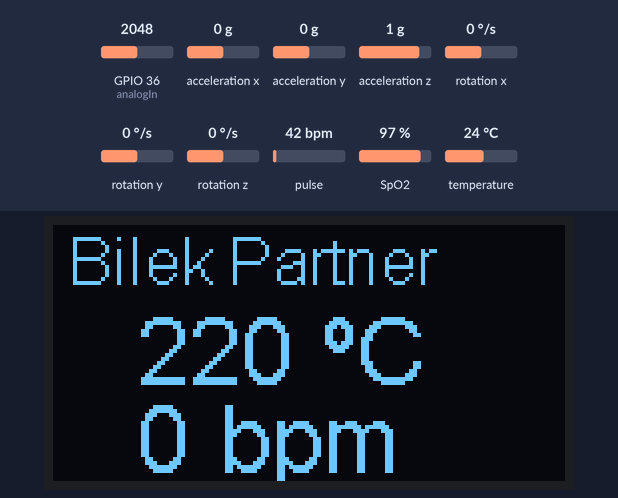
This sketch was run on a simulated ESP32. On the bench: 128×64 one-colour display. Inputs (shaded band) come from the test bench; at power-on: pulse 72 bpm, GPIO 36 (analogIn) = 2048, acceleration x 0 g, acceleration y 0 g, acceleration z 1 g, rotation x 0 °/s, rotation y 0 °/s, rotation z 0 °/s, SpO2 97 %, temperature 24 °C. WiFi joins after 1.5 s; servers stay silent unless stated; what the sketch prints to the serial monitor is not drawn.

6.8 s: pulse set to 42 bpm
Above: at 56.9 s.
Timing chart, 0 to 57.3 s (numbered marks = the images above; inputs shaded):
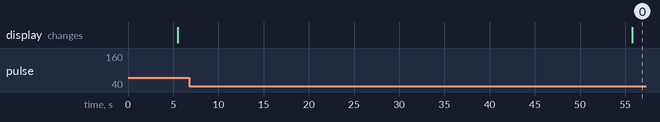

The sketch:

wifitest2.ino
```cpp
#include <MPU6050_tockn.h>
#include <Wire.h>
#include "MAX30100_PulseOximeter.h"
#define SDA_PIN 21
#define SCL_PIN 22
MPU6050 mpu6050(Wire);


#include <WiFi.h>

#define WIFI_SSID "sinanelveren"
#define WIFI_PASSWORD "sinanelveren"


#include <Wire.h>
#include "SSD1306.h"


long timer = 0;
PulseOximeter pox;
int sample_count=0;
float val;
float sample_avg;
float tempAnalog;
int kalp_sample_count = 0 ;
float heartPrint;

uint32_t tsLastReport = 0;
float heartCurrent = 70;
const int analogIn = A0;

int RawValue= 0;
double Voltage = 0;
double tempC = 0;

int wifiCounter = 0;
int ledCount = 0;

int wifiCount = 0;


   const uint16_t port = 1379;
   const char * host = "89.107.226.204"; // ip or dns


SSD1306  display(0x3C, 21,22);


void onBeatDetected()
{
Serial.println("Beat!");

}

void setup() {
  Serial.begin(9600);


  Serial.print("Waiting for WiFi... ");


  WiFi.mode(WIFI_STA);

  WiFi.begin(WIFI_SSID, WIFI_PASSWORD);
  Serial.print("connecting");

  while (WiFi.status() != WL_CONNECTED) {
    Serial.print("Trying connect to wifi");
    WiFi.begin(WIFI_SSID, WIFI_PASSWORD);

    delay(2000);
  }


    Serial.println("");
    Serial.println("WiFi connected");
    Serial.println("IP address: ");
    Serial.println(WiFi.localIP());

    delay(500);


   Serial.print("Connecting to ");
   Serial.println(host);


  Serial.print("Initializing Pulse and 3-Eksen");

  Wire.begin(SDA_PIN,SCL_PIN);
  mpu6050.begin();
  mpu6050.calcGyroOffsets(true);
  Serial.println("3Ekseninitledi");


      //kalp init
     setPulse();


    display.init();
    display.flipScreenVertically();

}

void loop() {
  mpu6050.update();
  pox.update();

  float acX,acY,acZ,temp,heart,oksijen;
   sample_count++;
   kalp_sample_count++;
   val = analogRead(analogIn); //sicaklik
   sample_avg = sample_avg + (val - sample_avg) / sample_count;
  if (sample_count >= 4096){
     tempAnalog=(1.1 * sample_avg * 100.0) / 1024.0;

     sample_count = 0;

   }

   if(kalp_sample_count <= 100){
        heart = pox.getHeartRate();

        if(heart > 50 && heart <= 150){
            heartCurrent +=  heart;
            heartCurrent = heartCurrent /2;
        }

   }
   else{
       heartPrint = heartCurrent;
   }


  if(millis() - timer > 100){
    kalp_sample_count = 0;


    Serial.println("=======================================================");
    temp = mpu6050.getTemp();
    acX = mpu6050.getAccX();
    acY = mpu6050.getAccY();
    acZ = mpu6050.getAccZ();

    oksijen=pox.getSpO2();

    Serial.print("temp : ");Serial.println(temp);
    Serial.print("accX : ");Serial.print(acX);
    Serial.print("\taccY : ");Serial.print(acY);
    Serial.print("\taccZ : ");Serial.println(acZ);
    Serial.print("Heart rate:");
    Serial.print(heartPrint);


    Serial.print("\t Temperature in C = ");
    Serial.print(tempAnalog,1);

    Serial.println("=======================================================\n\n");
    timer = millis();


 //


    wifiCounter++;
    if(wifiCounter == 200){
        wifitest(acX, acY, acZ, heartPrint, tempAnalog);
        wifiCounter = 0;
    }


  }


}

void wifitest(float x,float y, float z, float h, float t){

  delay(10);
   Serial.println();
    Serial.println();


    WiFiClient client;
    if (!client.connect(host, port)) {
  //      Serial.println("Connection failed.");
       //delay(5000);
        //return;
    }
    char package[256];

    sprintf(package,"B_%lf_%lf_%lf_%lf_%lf",x,y,z,h,t);

   Serial.println(package);
   client.println(package);


     Serial.println("Closing connection.");
    client.stop();

    Serial.println("***************************************\n");


  Serial.print("HEART: ");
  Serial.print(h);
  Serial.print("   TEMP: ");
  Serial.println(t);


  Serial.println("disconnected\n");


screenOled(heartPrint, tempAnalog);


  delay(100);

  setPulse();


}

void setPulse(){


//    pox.resume();
 if (!pox.begin()) {
    Serial.println("FAILED");
    for(;;);
    } else {
    Serial.println("SUCCESS");
    }
    pox.setOnBeatDetectedCallback(onBeatDetected);
}


void screenOled(float heart, float temp){

  int h = heart;
  int t = temp;

  ledCount++;

  display.setFont(ArialMT_Plain_16);

  display.setColor(WHITE);


  display.clear();

  char fst [] = " Bilek Partner\n";

  display.drawString(0,0,fst);
  display.setFont(ArialMT_Plain_24);

  char sec[15];
  sprintf(sec,"   %d ºC",t);
  char trd[15];
  sprintf(trd,"   %d bpm ",h);

  display.drawString(0,18,sec);
  display.drawString(0,40,trd);


  display.display();

  Serial.println(h);
  Serial.println(t);

  Serial.println("_________________________________________*___OLED__*_______________________\n\n");
}
```
